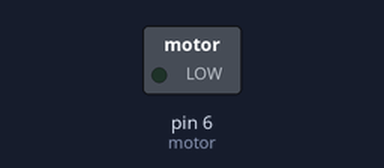
This sketch was run on a simulated Arduino Uno, built with avr-gcc and run on an emulated ATmega328P. On the bench: switched loads named in the sketch (green lamp = pin HIGH).

Above: at 0.05 s.
At 6.0 s:
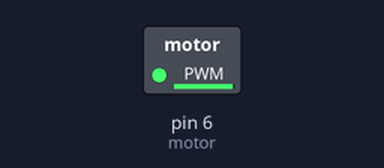
Timing chart, 0 to 7.8 s (numbered marks = the images above):
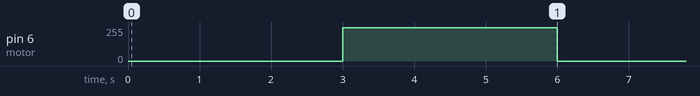

The sketch:

motorIntermitente.ino
```cpp
int motor = 6;   // variables

void setup() {
  pinMode(motor, OUTPUT);  // Asignamos el pin asociado al motor como pin de salida
  Serial.begin(9600);      // Habilita el puerto serie a 9600
}

void loop() {
    analogWrite(motor, 0);    // Salida del motor a 0
    delay(3000);              // Espera de 3 segundos

    analogWrite(motor, 250);  // Salida del motor a 250
    delay(3000);              // Espera de 3 segundos

}
```

Measured:
- by itself, pin 6 (motor): alternates 250/255 for 3.0 s and 0/255 for 3.0 s
